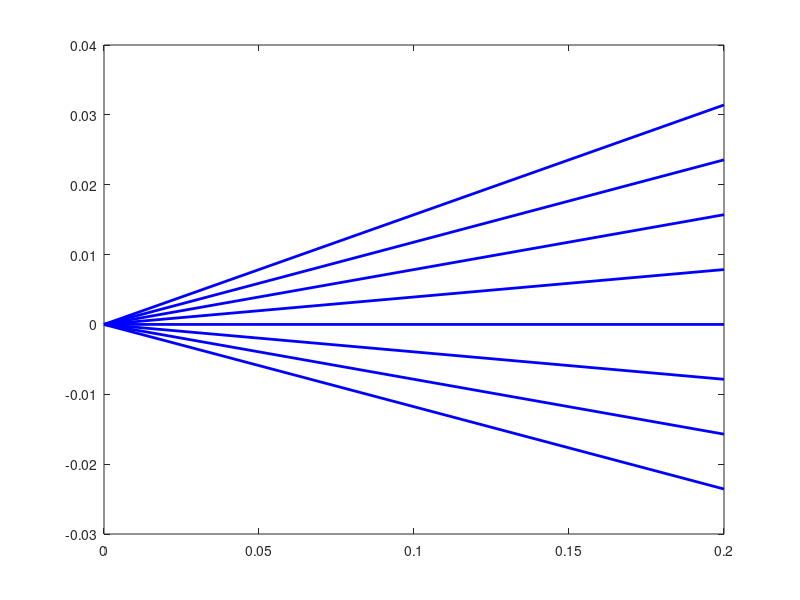

MATLAB code for this plot:
% Case Study 3 Lab Exercise
% Distance = meters; Degrees = radians

d = 0.2; % 0.2 m or 200 mm
s = -pi / 20;
a = pi / 80;

rays_in = [0,       0,      0,      0,      0,      0,      0,      0;
           s+a,     s+2*a,  s+3*a,  s+4*a,  s+5*a,  s+6*a,  s+7*a, s+8*a;
           0,       0,      0,      0,      0,      0,      0,      0;
           0,       0,      0,      0,      0,      0,      0,      0];

M = [1,     d,      0,      0;
     0,     1,      0,      0;
     0,     0,      1,      d;
     0,     0,      0,      1];

rays_out = M * rays_in;
ray_z = [zeros(1, size(rays_in, 2)); d * ones(1, size(rays_in, 2))];

plot(ray_z, [rays_in(1, :); rays_out(1, :)], 'Color', 'blue', ...
    'LineWidth', 2);